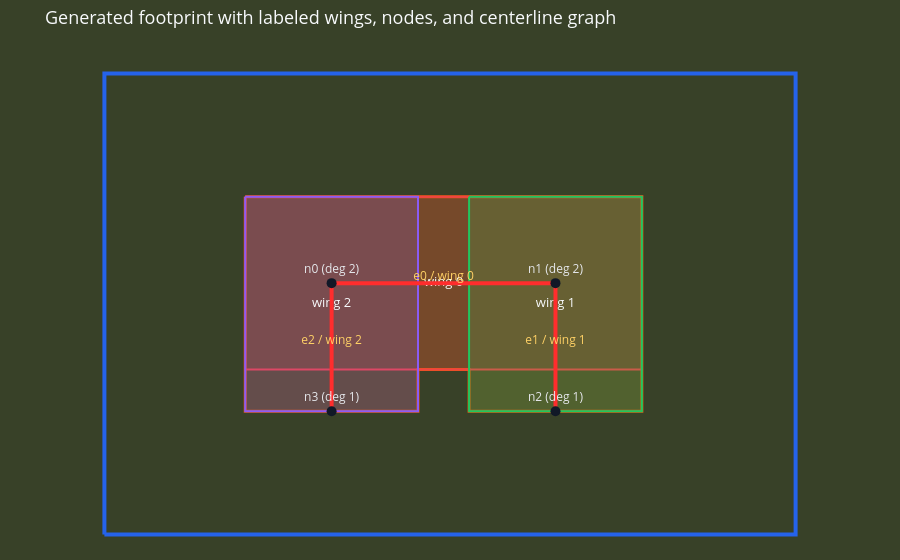

Notebook code for this chart:
### Code cell
make_plan_figure(
    SITE_BOUNDARY,
    data["boundary"],
    data["wings"],
    title="Generated footprint with labeled wings, nodes, and centerline graph",
    building_graph=data["building_graph"],
)

### Figure 1 — Plotly figure (JSON) as saved in the notebook; plotly's stock layout.template omitted (floating-point values rounded to 4 significant figures)
{"data": [{"hoverinfo": "skip", "line": {"color": "#2563eb", "width": 4}, "mode": "lines", "name": "site", "showlegend": false, "type": "scatter", "x": [0, 72, 72, 0, 0], "y": [0, 0, 48, 48, 0]}, {"fill": "toself", "fillcolor": "rgba(249, 115, 22, 0.18)", "hoverinfo": "skip", "line": {"color": "#ea580c", "width": 3}, "mode": "lines", "name": "building", "showlegend": false, "type": "scatter", "x": [14.67, 32.67, 37.99, 55.99, 55.99, 55.99, 37.99, 37.99, 32.67, 32.67, 14.67, 14.67, 14.67], "y": [35.17, 35.17, 35.17, 35.17, 17.17, 12.83, 12.83, 17.17, 17.17, 12.83, 12.83, 17.17, 35.17]}, {"fill": "toself", "fillcolor": "rgba(239, 68, 68, 0.18)", "hoverinfo": "skip", "line": {"color": "#ef4444", "width": 2}, "mode": "lines", "name": "wing 0", "showlegend": false, "type": "scatter", "x": [14.67, 14.67, 55.99, 55.99, 14.67], "y": [35.17, 17.17, 17.17, 35.17, 35.17]}, {"fill": "toself", "fillcolor": "rgba(34, 197, 94, 0.18)", "hoverinfo": "skip", "line": {"color": "#22c55e", "width": 2}, "mode": "lines", "name": "wing 1", "showlegend": false, "type": "scatter", "x": [37.99, 37.99, 55.99, 55.99, 37.99], "y": [35.17, 12.83, 12.83, 35.17, 35.17]}, {"fill": "toself", "fillcolor": "rgba(139, 92, 246, 0.18)", "hoverinfo": "skip", "line": {"color": "#8b5cf6", "width": 2}, "mode": "lines", "name": "wing 2", "showlegend": false, "type": "scatter", "x": [14.67, 14.67, 32.67, 32.67, 14.67], "y": [35.17, 12.83, 12.83, 35.17, 35.17]}, {"hoverinfo": "skip", "mode": "text", "showlegend": false, "text": ["wing 0", "wing 1", "wing 2"], "textfont": {"color": "#f8fafc", "size": 13}, "textposition": "middle center", "type": "scatter", "x": [35.33, 46.99, 23.67], "y": [26.17, 24.0, 24.0]}, {"hoverinfo": "skip", "line": {"color": "#ff2d2d", "width": 4}, "mode": "lines", "showlegend": false, "type": "scatter", "x": [23.67, 46.99], "y": [26.17, 26.17]}, {"hoverinfo": "skip", "mode": "text", "showlegend": false, "text": ["e0 / wing 0"], "textfont": {"color": "#ffd166", "size": 12}, "textposition": "top center", "type": "scatter", "x": [35.33], "y": [26.17]}, {"hoverinfo": "skip", "line": {"color": "#ff2d2d", "width": 4}, "mode": "lines", "showlegend": false, "type": "scatter", "x": [46.99, 46.99], "y": [12.83, 26.17]}, {"hoverinfo": "skip", "mode": "text", "showlegend": false, "text": ["e1 / wing 1"], "textfont": {"color": "#ffd166", "size": 12}, "textposition": "top center", "type": "scatter", "x": [46.99], "y": [19.5]}, {"hoverinfo": "skip", "line": {"color": "#ff2d2d", "width": 4}, "mode": "lines", "showlegend": false, "type": "scatter", "x": [23.67, 23.67], "y": [12.83, 26.17]}, {"hoverinfo": "skip", "mode": "text", "showlegend": false, "text": ["e2 / wing 2"], "textfont": {"color": "#ffd166", "size": 12}, "textposition": "top center", "type": "scatter", "x": [23.67], "y": [19.5]}, {"hoverinfo": "text", "hovertext": ["node 0", "node 1", "node 2", "node 3"], "marker": {"color": "#111827", "size": 10}, "mode": "markers+text", "showlegend": false, "text": ["n0 (deg 2)", "n1 (deg 2)", "n2 (deg 1)", "n3 (deg 1)"], "textfont": {"color": "#e5e7eb", "size": 12}, "textposition": "top center", "type": "scatter", "x": [23.67, 46.99, 46.99, 23.67], "y": [26.17, 26.17, 12.83, 12.83]}], "layout": {"font": {"color": "#f8fafc", "size": 13}, "margin": {"b": 0, "l": 0, "r": 0, "t": 48}, "paper_bgcolor": "#384128", "plot_bgcolor": "#384128", "title": {"text": "Generated footprint with labeled wings, nodes, and centerline graph"}, "xaxis": {"visible": false}, "yaxis": {"scaleanchor": "x", "scaleratio": 1, "visible": false}}}
